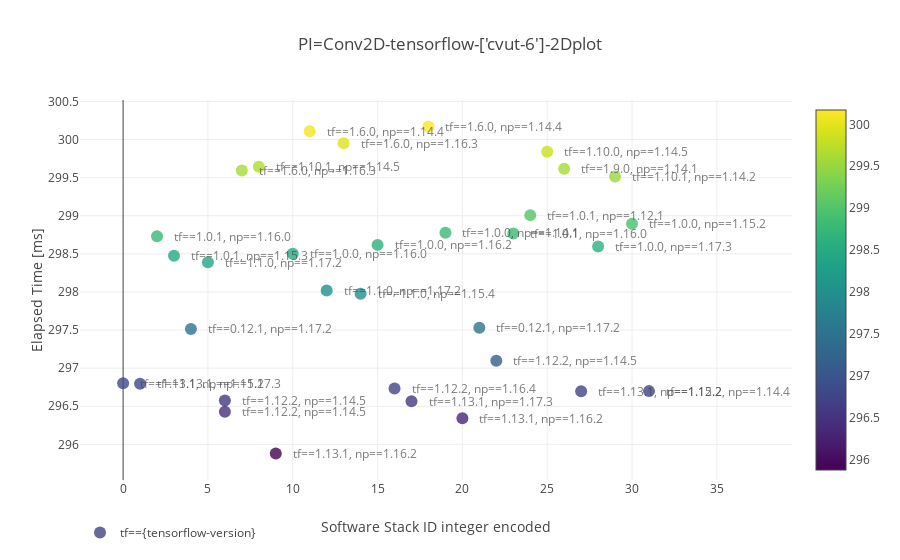

Notebook code for this chart:
### Code cell
inspection.create_inspection_2d_plot(plot_df=plot_df, quantity="elapsed_time", identifiers_inspections=IDENTIFIERS_INSPECTION)

### Figure 1 — Plotly figure (JSON) as saved in the notebook; plotly's stock layout.template omitted (floating-point values rounded to 4 significant figures)
{"data": [{"hoverinfo": "text", "hovertext": ["absl-py==0.6.0pypi-org<br>astor==0.6.1pypi-org<br>gast==0.2.1pypi-org<br>grpcio==1.23.0pypi-org<br>h5py==2.7.0pypi-org<br>keras-applications==1.0.7pypi-org<br>keras-preprocessing==1.0.9pypi-org<br>markdown==2.6.8pypi-org<br>numpy==1.14.4pypi-org<br>protobuf==3.7.1pypi-org<br>setuptools==40.4.2pypi-org<br>six==1.11.0pypi-org<br>tensorboard==1.12.2pypi-org<br>tensorflow==1.12.2pypi-org<br>termcolor==1.1.0pypi-org<br>werkzeug==0.15.2pypi-org<br>wheel==0.32.2pypi-org", "absl-py==0.1.13pypi-org<br>astor==0.6.2pypi-org<br>gast==0.2.2pypi-org<br>grpcio==1.20.0pypi-org<br>h5py==2.9.0pypi-org<br>keras-applications==1.0.8pypi-org<br>keras-preprocessing==1.0.5pypi-org<br>numpy==1.16.2pypi-org<br>protobuf==3.8.0pypi-org<br>setuptools==25.1.3pypi-org<br>six==1.12.0pypi-org<br>tensorflow==1.13.1pypi-org<br>termcolor==1.1.0pypi-org<br>wheel==0.33.1pypi-org<br>mock==2.0.0pypi-org<br>pbr==3.1.0pypi-org<br>tensorflow-estimator==1.13.0pypi-org", "absl-py==0.1.13pypi-org<br>astor==0.6.1pypi-org<br>gast==0.3.0pypi-org<br>grpcio==1.20.0pypi-org<br>h5py==2.6.0pypi-org<br>keras-applications==1.0.7pypi-org<br>keras-preprocessing==1.0.5pypi-org<br>numpy==1.16.2pypi-org<br>protobuf==3.8.0pypi-org<br>setuptools==41.2.0pypi-org<br>six==1.12.0pypi-org<br>tensorflow==1.13.1pypi-org<br>termcolor==1.1.0pypi-org<br>wheel==0.33.5pypi-org<br>mock==2.0.0pypi-org<br>pbr==3.1.0pypi-org<br>tensorflow-estimator==1.13.0pypi-org", "numpy==1.17.2pypi-org<br>protobuf==3.5.2.post1pypi-org<br>setuptools==21.0.0pypi-org<br>six==1.10.0pypi-org<br>tensorflow==1.1.0pypi-org<br>werkzeug==0.15.5pypi-org<br>wheel==0.32.3pypi-org", "absl-py==0.2.0pypi-org<br>astor==0.6.1pypi-org<br>gast==0.2.1.post1pypi-org<br>grpcio==1.12.0pypi-org<br>markdown==2.6.9pypi-org<br>numpy==1.14.5pypi-org<br>protobuf==3.7.0pypi-org<br>setuptools==27.3.1pypi-org<br>six==1.11.0pypi-org<br>tensorboard==1.10.0pypi-org<br>tensorflow==1.10.0pypi-org<br>termcolor==1.1.0pypi-org<br>werkzeug==0.11.13pypi-org<br>wheel==0.32.3pypi-org", "numpy==1.17.3pypi-org<br>protobuf==3.4.0pypi-org<br>setuptools==28.1.0pypi-org<br>six==1.10.0pypi-org<br>tensorflow==1.0.0pypi-org<br>wheel==0.33.6pypi-org", "absl-py==0.8.1pypi-org<br>astor==0.7.1pypi-org<br>gast==0.2.1.post0pypi-org<br>grpcio==1.22.1pypi-org<br>markdown==3.0pypi-org<br>numpy==1.14.4pypi-org<br>protobuf==3.6.0pypi-org<br>setuptools==37.0.0pypi-org<br>six==1.10.0pypi-org<br>tensorboard==1.11.0pypi-org<br>tensorflow==1.6.0pypi-org<br>werkzeug==0.14pypi-org<br>wheel==0.31.0pypi-org", "numpy==1.16.0pypi-org<br>protobuf==3.9.1pypi-org<br>setuptools==30.3.0pypi-org<br>six==1.11.0pypi-org<br>tensorflow==1.0.1pypi-org<br>wheel==0.30.0pypi-org", "absl-py==0.1.13pypi-org<br>astor==0.6pypi-org<br>gast==0.2.1.post0pypi-org<br>grpcio==1.24.0pypi-org<br>markdown==2.6.8pypi-org<br>numpy==1.14.4pypi-org<br>protobuf==3.6.0pypi-org<br>setuptools==37.0.0pypi-org<br>six==1.12.0pypi-org<br>tensorboard==1.11.0pypi-org<br>tensorflow==1.6.0pypi-org<br>termcolor==1.1.0pypi-org<br>werkzeug==0.16.0pypi-org<br>wheel==0.31.0pypi-org", "absl-py==0.7.1pypi-org<br>astor==0.7.0pypi-org<br>gast==0.2.1.post1pypi-org<br>grpcio==1.22.0pypi-org<br>markdown==3.0pypi-org<br>numpy==1.14.2pypi-org<br>protobuf==3.6.1pypi-org<br>setuptools==32.1.0pypi-org<br>six==1.10.0pypi-org<br>tensorboard==1.10.0pypi-org<br>tensorflow==1.10.1pypi-org<br>termcolor==1.1.0pypi-org<br>werkzeug==0.11.12pypi-org<br>wheel==0.30.0pypi-org", "absl-py==0.6.1pypi-org<br>astor==0.6.1pypi-org<br>gast==0.2.1.post0pypi-org<br>grpcio==1.23.0pypi-org<br>h5py==2.8.0pypi-org<br>keras-applications==1.0.7pypi-org<br>keras-preprocessing==1.0.9pypi-org<br>markdown==2.6.8pypi-org<br>numpy==1.16.4pypi-org<br>protobuf==3.7.1pypi-org<br>setuptools==40.4.2pypi-org<br>six==1.11.0pypi-org<br>tensorboard==1.12.2pypi-org<br>tensorflow==1.12.2pypi-org<br>termcolor==1.1.0pypi-org<br>werkzeug==0.12pypi-org<br>wheel==0.31.1pypi-org", "numpy==1.14.1pypi-org<br>protobuf==3.9.2pypi-org<br>setuptools==32.1.3pypi-org<br>six==1.12.0pypi-org<br>tensorflow==1.0.0pypi-org<br>wheel==0.28.0pypi-org", "numpy==1.16.0pypi-org<br>protobuf==3.5.2.post1pypi-org<br>setuptools==38.0.0pypi-org<br>six==1.10.0pypi-org<br>tensorflow==1.0.0pypi-org<br>wheel==0.33.6pypi-org", "numpy==1.12.1pypi-org<br>protobuf==3.6.1pypi-org<br>setuptools==25.1.3pypi-org<br>six==1.11.0pypi-org<br>tensorflow==1.0.1pypi-org<br>wheel==0.29.0pypi-org", "numpy==1.17.2pypi-org<br>protobuf==3.6.1pypi-org<br>setuptools==39.1.0pypi-org<br>six==1.12.0pypi-org<br>tensorflow==0.12.1pypi-org<br>wheel==0.33.1pypi-org", "numpy==1.15.2pypi-org<br>protobuf==3.9.2pypi-org<br>setuptools==32.1.3pypi-org<br>six==1.12.0pypi-org<br>tensorflow==1.0.0pypi-org<br>wheel==0.28.0pypi-org", "absl-py==0.1.11pypi-org<br>astor==0.6pypi-org<br>gast==0.2.1.post1pypi-org<br>grpcio==1.22.1pypi-org<br>h5py==2.7.1pypi-org<br>keras-applications==1.0.7pypi-org<br>keras-preprocessing==1.0.5pypi-org<br>markdown==2.6.8pypi-org<br>numpy==1.14.5pypi-org<br>protobuf==3.9.1pypi-org<br>setuptools==23.1.0pypi-org<br>six==1.10.0pypi-org<br>tensorboard==1.12.0pypi-org<br>tensorflow==1.12.2pypi-org<br>termcolor==1.1.0pypi-org<br>werkzeug==0.11.14pypi-org<br>wheel==0.32.0pypi-org", "numpy==1.15.4pypi-org<br>protobuf==3.9.1pypi-org<br>setuptools==40.4.1pypi-org<br>six==1.10.0pypi-org<br>tensorflow==1.1.0pypi-org<br>werkzeug==0.11.10pypi-org<br>wheel==0.32.0pypi-org", "absl-py==0.7.1pypi-org<br>astor==0.7.1pypi-org<br>gast==0.2.1.post1pypi-org<br>grpcio==1.23.1pypi-org<br>h5py==2.8.0pypi-org<br>keras-applications==1.0.7pypi-org<br>keras-preprocessing==1.0.9pypi-org<br>markdown==3.0.1pypi-org<br>numpy==1.17.3pypi-org<br>protobuf==3.10.0pypi-org<br>setuptools==24.1.0pypi-org<br>six==1.10.0pypi-org<br>tensorboard==1.13.0pypi-org<br>tensorflow==1.13.1pypi-org<br>termcolor==1.1.0pypi-org<br>werkzeug==0.15.2pypi-org<br>wheel==0.31.1pypi-org<br>mock==3.0.3pypi-org<br>tensorflow-estimator==1.13.0pypi-org", "absl-py==0.7.0pypi-org<br>astor==0.6.2pypi-org<br>gast==0.3.1pypi-org<br>grpcio==1.11.0pypi-org<br>h5py==2.8.0pypi-org<br>keras-applications==1.0.7pypi-org<br>keras-preprocessing==1.0.5pypi-org<br>markdown==3.0pypi-org<br>numpy==1.15.2pypi-org<br>protobuf==3.9.1pypi-org<br>setuptools==20.3.1pypi-org<br>six==1.12.0pypi-org<br>tensorboard==1.13.1pypi-org<br>tensorflow==1.13.1pypi-org<br>termcolor==1.1.0pypi-org<br>werkzeug==0.12.1pypi-org<br>wheel==0.33.1pypi-org<br>mock==3.0.1pypi-org<br>tensorflow-estimator==1.13.0pypi-org", "absl-py==0.7.1pypi-org<br>astor==0.7.1pypi-org<br>gast==0.2.1.post0pypi-org<br>grpcio==1.11.0pypi-org<br>h5py==2.8.0pypi-org<br>keras-applications==1.0.7pypi-org<br>keras-preprocessing==1.0.9pypi-org<br>markdown==3.0.1pypi-org<br>numpy==1.17.3pypi-org<br>protobuf==3.10.0pypi-org<br>setuptools==40.4.1pypi-org<br>six==1.10.0pypi-org<br>tensorboard==1.13.0pypi-org<br>tensorflow==1.13.1pypi-org<br>termcolor==1.1.0pypi-org<br>werkzeug==0.15.2pypi-org<br>wheel==0.33.4pypi-org<br>mock==3.0.2pypi-org<br>tensorflow-estimator==1.13.0pypi-org", "numpy==1.15.3pypi-org<br>protobuf==3.9.0pypi-org<br>setuptools==40.1.1pypi-org<br>six==1.10.0pypi-org<br>tensorflow==1.0.1pypi-org<br>wheel==0.33.0pypi-org", "numpy==1.16.2pypi-org<br>protobuf==3.1.0pypi-org<br>setuptools==24.2.1pypi-org<br>six==1.10.0pypi-org<br>tensorflow==1.0.0pypi-org<br>wheel==0.30.0pypi-org", "absl-py==0.1.8pypi-org<br>astor==0.7.0pypi-org<br>gast==0.2.1pypi-org<br>grpcio==1.10.1pypi-org<br>markdown==3.0pypi-org<br>numpy==1.16.3pypi-org<br>protobuf==3.9.0pypi-org<br>setuptools==22.0.1pypi-org<br>six==1.10.0pypi-org<br>tensorboard==1.10.0pypi-org<br>tensorflow==1.6.0pypi-org<br>termcolor==1.1.0pypi-org<br>werkzeug==0.11.14pypi-org<br>wheel==0.26.0pypi-org", "numpy==1.16.0pypi-org<br>protobuf==3.9.1pypi-org<br>setuptools==38.1.0pypi-org<br>six==1.11.0pypi-org<br>tensorflow==1.0.1pypi-org<br>wheel==0.33.4pypi-org", "absl-py==0.5.0pypi-org<br>astor==0.7.1pypi-org<br>gast==0.2.1.post0pypi-org<br>grpcio==1.23.0pypi-org<br>markdown==3.0pypi-org<br>numpy==1.14.1pypi-org<br>protobuf==3.9.2pypi-org<br>setuptools==21.0.0pypi-org<br>six==1.12.0pypi-org<br>tensorboard==1.8.0pypi-org<br>tensorflow==1.9.0pypi-org<br>termcolor==1.1.0pypi-org<br>werkzeug==0.15.4pypi-org<br>wheel==0.28.0pypi-org<br>bleach==1.5.0pypi-org<br>html5lib==0.9999999pypi-org", "absl-py==0.1.7pypi-org<br>astor==0.6.2pypi-org<br>gast==0.2.2pypi-org<br>grpcio==1.8.6pypi-org<br>h5py==2.8.0pypi-org<br>keras-applications==1.0.7pypi-org<br>keras-preprocessing==1.0.5pypi-org<br>markdown==2.6.11pypi-org<br>numpy==1.14.5pypi-org<br>protobuf==3.9.2pypi-org<br>setuptools==22.0.5pypi-org<br>six==1.11.0pypi-org<br>tensorboard==1.12.0pypi-org<br>tensorflow==1.12.2pypi-org<br>termcolor==1.1.0pypi-org<br>werkzeug==0.12.2pypi-org<br>wheel==0.26.0pypi-org", "absl-py==0.1.6pypi-org<br>astor==0.7.0pypi-org<br>gast==0.2.1.post1pypi-org<br>grpcio==1.22.0pypi-org<br>markdown==3.0.1pypi-org<br>numpy==1.14.5pypi-org<br>protobuf==3.7.0pypi-org<br>setuptools==27.2.0pypi-org<br>six==1.11.0pypi-org<br>tensorboard==1.10.0pypi-org<br>tensorflow==1.10.1pypi-org<br>termcolor==1.1.0pypi-org<br>werkzeug==0.14pypi-org<br>wheel==0.30.0pypi-org", "absl-py==0.1.11pypi-org<br>astor==0.6pypi-org<br>gast==0.2.1.post1pypi-org<br>grpcio==1.22.1pypi-org<br>h5py==2.7.1pypi-org<br>keras-applications==1.0.7pypi-org<br>keras-preprocessing==1.0.5pypi-org<br>markdown==2.6.8pypi-org<br>numpy==1.14.5pypi-org<br>protobuf==3.9.1pypi-org<br>setuptools==23.1.0pypi-org<br>six==1.10.0pypi-org<br>tensorboard==1.12.0pypi-org<br>tensorflow==1.12.2pypi-org<br>termcolor==1.1.0pypi-org<br>werkzeug==0.11.14pypi-org<br>wheel==0.32.0pypi-org", "numpy==1.17.2pypi-org<br>protobuf==3.6.1pypi-org<br>setuptools==40.6.0pypi-org<br>six==1.12.0pypi-org<br>tensorflow==0.12.1pypi-org<br>wheel==0.33.1pypi-org", "absl-py==0.7.0pypi-org<br>astor==0.6.2pypi-org<br>gast==0.2.1.post1pypi-org<br>grpcio==1.11.0pypi-org<br>h5py==2.10.0pypi-org<br>keras-applications==1.0.7pypi-org<br>keras-preprocessing==1.0.5pypi-org<br>markdown==2.6.9pypi-org<br>numpy==1.15.2pypi-org<br>protobuf==3.9.1pypi-org<br>setuptools==20.3.1pypi-org<br>six==1.12.0pypi-org<br>tensorboard==1.13.1pypi-org<br>tensorflow==1.13.1pypi-org<br>termcolor==1.1.0pypi-org<br>werkzeug==0.12.1pypi-org<br>wheel==0.33.1pypi-org<br>mock==3.0.1pypi-org<br>tensorflow-estimator==1.13.0pypi-org", "absl-py==0.7.0pypi-org<br>astor==0.8.0pypi-org<br>gast==0.2.1pypi-org<br>grpcio==1.10.1pypi-org<br>markdown==3.0pypi-org<br>numpy==1.16.3pypi-org<br>protobuf==3.9.0pypi-org<br>setuptools==22.0.1pypi-org<br>six==1.12.0pypi-org<br>tensorboard==1.12.1pypi-org<br>tensorflow==1.6.0pypi-org<br>termcolor==1.1.0pypi-org<br>werkzeug==0.15.0pypi-org<br>wheel==0.26.0pypi-org", "numpy==1.17.2pypi-org<br>protobuf==3.5.2.post1pypi-org<br>setuptools==22.0.4pypi-org<br>six==1.10.0pypi-org<br>tensorflow==1.1.0pypi-org<br>werkzeug==0.15.5pypi-org<br>wheel==0.32.3pypi-org"], "marker": {"color": [296.7, 295.9, 296.3, 298.0, 299.8, 298.6, 300.2, 298.8, 300.1, 299.5, 296.7, 298.8, 298.5, 299.0, 297.5, 298.9, 296.4, 298.0, 296.6, 296.7, 296.8, 298.5, 298.6, 300.0, 298.7, 299.6, 297.1, 299.6, 296.6, 297.5, 296.8, 299.6, 298.4], "colorscale": "Viridis", "opacity": 0.8, "showscale": true, "size": 12}, "mode": "markers", "name": "tf=={tensorflow-version}", "text": ["tf==1.12.2np==1.14.4", "tf==1.13.1np==1.16.2", "tf==1.13.1np==1.16.2", "tf==1.1.0np==1.17.2", "tf==1.10.0np==1.14.5", "tf==1.0.0np==1.17.3", "tf==1.6.0np==1.14.4", "tf==1.0.1np==1.16.0", "tf==1.6.0np==1.14.4", "tf==1.10.1np==1.14.2", "tf==1.12.2np==1.16.4", "tf==1.0.0np==1.14.1", "tf==1.0.0np==1.16.0", "tf==1.0.1np==1.12.1", "tf==0.12.1np==1.17.2", "tf==1.0.0np==1.15.2", "tf==1.12.2np==1.14.5", "tf==1.1.0np==1.15.4", "tf==1.13.1np==1.17.3", "tf==1.13.1np==1.15.2", "tf==1.13.1np==1.17.3", "tf==1.0.1np==1.15.3", "tf==1.0.0np==1.16.2", "tf==1.6.0np==1.16.3", "tf==1.0.1np==1.16.0", "tf==1.9.0np==1.14.1", "tf==1.12.2np==1.14.5", "tf==1.10.1np==1.14.5", "tf==1.12.2np==1.14.5", "tf==0.12.1np==1.17.2", "tf==1.13.1np==1.15.2", "tf==1.6.0np==1.16.3", "tf==1.1.0np==1.17.2"], "textposition": "bottom center", "type": "scatter", "uid": "5594db06-6a37-42c0-aac0-7d5ded915bab", "x": [31, 9, 20, 12, 25, 28, 18, 23, 11, 29, 16, 19, 10, 24, 4, 30, 6, 14, 17, 27, 1, 3, 15, 13, 2, 26, 22, 8, 6, 21, 0, 7, 5], "y": [296.7, 295.9, 296.3, 298.0, 299.8, 298.6, 300.2, 298.8, 300.1, 299.5, 296.7, 298.8, 298.5, 299.0, 297.5, 298.9, 296.4, 298.0, 296.6, 296.7, 296.8, 298.5, 298.6, 300.0, 298.7, 299.6, 297.1, 299.6, 296.6, 297.5, 296.8, 299.6, 298.4]}], "layout": {"annotations": [{"opacity": 0.7, "showarrow": false, "text": "tf==1.12.2, np==1.14.4", "x": 31, "xanchor": "left", "xshift": 15, "y": 296.7}, {"opacity": 0.7, "showarrow": false, "text": "tf==1.13.1, np==1.16.2", "x": 9, "xanchor": "left", "xshift": 15, "y": 295.9}, {"opacity": 0.7, "showarrow": false, "text": "tf==1.13.1, np==1.16.2", "x": 20, "xanchor": "left", "xshift": 15, "y": 296.3}, {"opacity": 0.7, "showarrow": false, "text": "tf==1.1.0, np==1.17.2", "x": 12, "xanchor": "left", "xshift": 15, "y": 298.0}, {"opacity": 0.7, "showarrow": false, "text": "tf==1.10.0, np==1.14.5", "x": 25, "xanchor": "left", "xshift": 15, "y": 299.8}, {"opacity": 0.7, "showarrow": false, "text": "tf==1.0.0, np==1.17.3", "x": 28, "xanchor": "left", "xshift": 15, "y": 298.6}, {"opacity": 0.7, "showarrow": false, "text": "tf==1.6.0, np==1.14.4", "x": 18, "xanchor": "left", "xshift": 15, "y": 300.2}, {"opacity": 0.7, "showarrow": false, "text": "tf==1.0.1, np==1.16.0", "x": 23, "xanchor": "left", "xshift": 15, "y": 298.8}, {"opacity": 0.7, "showarrow": false, "text": "tf==1.6.0, np==1.14.4", "x": 11, "xanchor": "left", "xshift": 15, "y": 300.1}, {"opacity": 0.7, "showarrow": false, "text": "tf==1.10.1, np==1.14.2", "x": 29, "xanchor": "left", "xshift": 15, "y": 299.5}, {"opacity": 0.7, "showarrow": false, "text": "tf==1.12.2, np==1.16.4", "x": 16, "xanchor": "left", "xshift": 15, "y": 296.7}, {"opacity": 0.7, "showarrow": false, "text": "tf==1.0.0, np==1.14.1", "x": 19, "xanchor": "left", "xshift": 15, "y": 298.8}, {"opacity": 0.7, "showarrow": false, "text": "tf==1.0.0, np==1.16.0", "x": 10, "xanchor": "left", "xshift": 15, "y": 298.5}, {"opacity": 0.7, "showarrow": false, "text": "tf==1.0.1, np==1.12.1", "x": 24, "xanchor": "left", "xshift": 15, "y": 299.0}, {"opacity": 0.7, "showarrow": false, "text": "tf==0.12.1, np==1.17.2", "x": 4, "xanchor": "left", "xshift": 15, "y": 297.5}, {"opacity": 0.7, "showarrow": false, "text": "tf==1.0.0, np==1.15.2", "x": 30, "xanchor": "left", "xshift": 15, "y": 298.9}, {"opacity": 0.7, "showarrow": false, "text": "tf==1.12.2, np==1.14.5", "x": 6, "xanchor": "left", "xshift": 15, "y": 296.4}, {"opacity": 0.7, "showarrow": false, "text": "tf==1.1.0, np==1.15.4", "x": 14, "xanchor": "left", "xshift": 15, "y": 298.0}, {"opacity": 0.7, "showarrow": false, "text": "tf==1.13.1, np==1.17.3", "x": 17, "xanchor": "left", "xshift": 15, "y": 296.6}, {"opacity": 0.7, "showarrow": false, "text": "tf==1.13.1, np==1.15.2", "x": 27, "xanchor": "left", "xshift": 15, "y": 296.7}, {"opacity": 0.7, "showarrow": false, "text": "tf==1.13.1, np==1.17.3", "x": 1, "xanchor": "left", "xshift": 15, "y": 296.8}, {"opacity": 0.7, "showarrow": false, "text": "tf==1.0.1, np==1.15.3", "x": 3, "xanchor": "left", "xshift": 15, "y": 298.5}, {"opacity": 0.7, "showarrow": false, "text": "tf==1.0.0, np==1.16.2", "x": 15, "xanchor": "left", "xshift": 15, "y": 298.6}, {"opacity": 0.7, "showarrow": false, "text": "tf==1.6.0, np==1.16.3", "x": 13, "xanchor": "left", "xshift": 15, "y": 300.0}, {"opacity": 0.7, "showarrow": false, "text": "tf==1.0.1, np==1.16.0", "x": 2, "xanchor": "left", "xshift": 15, "y": 298.7}, {"opacity": 0.7, "showarrow": false, "text": "tf==1.9.0, np==1.14.1", "x": 26, "xanchor": "left", "xshift": 15, "y": 299.6}, {"opacity": 0.7, "showarrow": false, "text": "tf==1.12.2, np==1.14.5", "x": 22, "xanchor": "left", "xshift": 15, "y": 297.1}, {"opacity": 0.7, "showarrow": false, "text": "tf==1.10.1, np==1.14.5", "x": 8, "xanchor": "left", "xshift": 15, "y": 299.6}, {"opacity": 0.7, "showarrow": false, "text": "tf==1.12.2, np==1.14.5", "x": 6, "xanchor": "left", "xshift": 15, "y": 296.6}, {"opacity": 0.7, "showarrow": false, "text": "tf==0.12.1, np==1.17.2", "x": 21, "xanchor": "left", "xshift": 15, "y": 297.5}, {"opacity": 0.7, "showarrow": false, "text": "tf==1.13.1, np==1.15.2", "x": 0, "xanchor": "left", "xshift": 15, "y": 296.8}, {"opacity": 0.7, "showarrow": false, "text": "tf==1.6.0, np==1.16.3", "x": 7, "xanchor": "left", "xshift": 15, "y": 299.6}, {"opacity": 0.7, "showarrow": false, "text": "tf==1.1.0, np==1.17.2", "x": 5, "xanchor": "left", "xshift": 15, "y": 298.4}], "legend": {"orientation": "h"}, "showlegend": true, "title": {"text": "PI=Conv2D-tensorflow-['cvut-6']-2Dplot"}, "xaxis": {"title": {"text": "Software Stack ID integer encoded"}}, "yaxis": {"title": {"text": "Elapsed Time [ms]"}}}}
